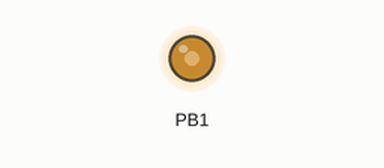
This program was run on a simulated ATtiny13, built with avr-gcc and emulated at 9.6 MHz. Parts: output pins drawn as LEDs (lit = HIGH). At 0.0 s the program stops and its outputs stay as they are.

Above: at 0.1 s.
Timing chart, 0 to 1.5 s (numbered marks = the images above):
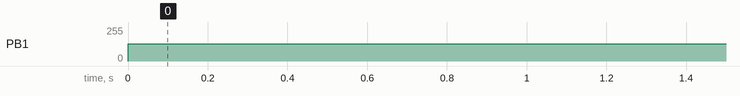

The program:

main.cpp
```cpp
/**
 * A minimal example how to implement a fast PWM on ATTiny13A
 *
 * @author Igor Martens
 * @since 07.09.2018
 */

#define F_CPU 9600000

#include <avr/io.h>
#include <avr/interrupt.h>

void setup() {
    DDRB |= (1 << DDB1); // Setup the Output for PWM

    // Set Timer 0 prescaler to clock/1.
    // At 9.6 MHz this is 9.6 MHz.
    TCCR0B |= (1 << CS00);

    // Set to 'Fast PWM' mode
    TCCR0A |= (1 << WGM01) | (1 << WGM00);

    // Clear OC0B output on compare match, upwards counting.
    TCCR0A |= (1 << COM0B1);

    // If the value '128' is reached, the PWM signal will set to LOW
    OCR0B=128; // 50% duty cycle
}

int main(void) {
    setup();

    while(1) {
    }

    return 0;
}
```

Measured:
- by itself, PB1: 0/255 → 128/255 at 0.00 s
